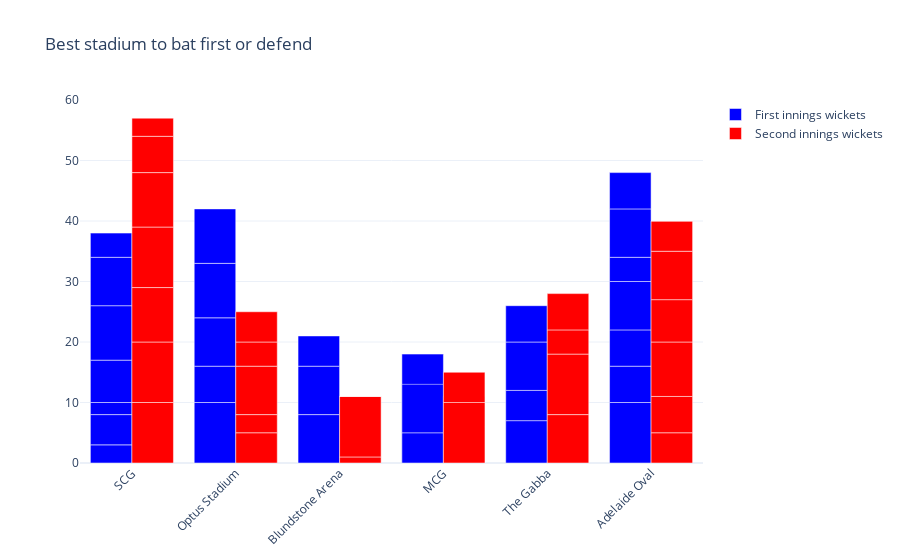

This figure's notebook cell:
### Code cell
fig = go.Figure()
fig.add_trace(go.Bar(
x = data["venue"],
y= data["first innings wickets"],
name = 'First innings wickets',
marker_color = 'blue'))

fig.add_trace(go.Bar(
x = data['venue'],
y= data["second innings wickets"],
name = "Second innings wickets",
marker_color = 'red'))

fig.update_layout(barmode='group',
                 xaxis_tickangle=-45,
                 title = 'Best stadium to bat first or defend' )
fig.show()

### Figure 1 — Plotly figure (JSON) as saved in the notebook; plotly's stock layout.template omitted (floating-point values rounded to 4 significant figures)
{"data": [{"marker": {"color": "blue"}, "name": "First innings wickets", "type": "bar", "x": ["SCG", "Optus Stadium", "Blundstone Arena", "MCG", "Blundstone Arena", "Blundstone Arena", "Optus Stadium", "MCG", "MCG", "SCG", "SCG", "Optus Stadium", "MCG", "MCG", "SCG", "The Gabba", "Optus Stadium", "Optus Stadium", "The Gabba", "The Gabba", "The Gabba", "Adelaide Oval", "Adelaide Oval", "SCG", "Adelaide Oval", "Adelaide Oval", "SCG", "Adelaide Oval", "Adelaide Oval", "MCG", "SCG", "Adelaide Oval", "MCG"], "y": [3, 10, 8, 8, 8, 5, 6, 10, null, 5, 2, 8, null, null, 7, 7, 9, 9, 5, 8, 6, 10, 6, 9, 6, 8, 8, 4, 8, 5, 4, 6, 8]}, {"marker": {"color": "red"}, "name": "Second innings wickets", "type": "bar", "x": ["SCG", "Optus Stadium", "Blundstone Arena", "MCG", "Blundstone Arena", "Blundstone Arena", "Optus Stadium", "MCG", "MCG", "SCG", "SCG", "Optus Stadium", "MCG", "MCG", "SCG", "The Gabba", "Optus Stadium", "Optus Stadium", "The Gabba", "The Gabba", "The Gabba", "Adelaide Oval", "Adelaide Oval", "SCG", "Adelaide Oval", "Adelaide Oval", "SCG", "Adelaide Oval", "Adelaide Oval", "MCG", "SCG", "Adelaide Oval", "MCG"], "y": [10, 5, 1, 6, 10, 0, 3, 5, null, 10, 9, 8, null, null, 10, 8, 4, 5, 10, 4, 6, 5, 6, 9, 9, 7, 6, 8, 5, 10, 3, 0, 5]}], "layout": {"barmode": "group", "title": {"text": "Best stadium to bat first or defend"}, "xaxis": {"tickangle": -45}}}
